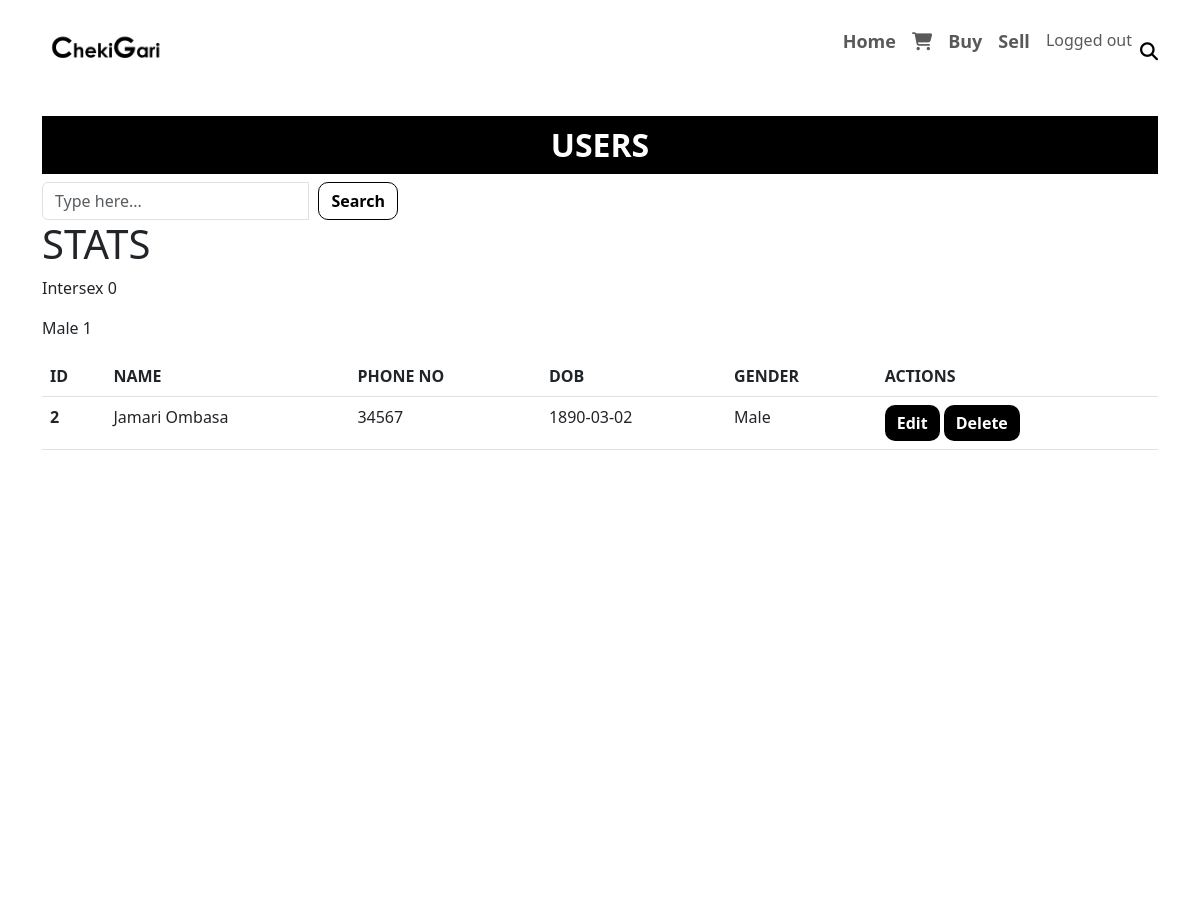
The app's page /viewdata/ (upper part), older data.
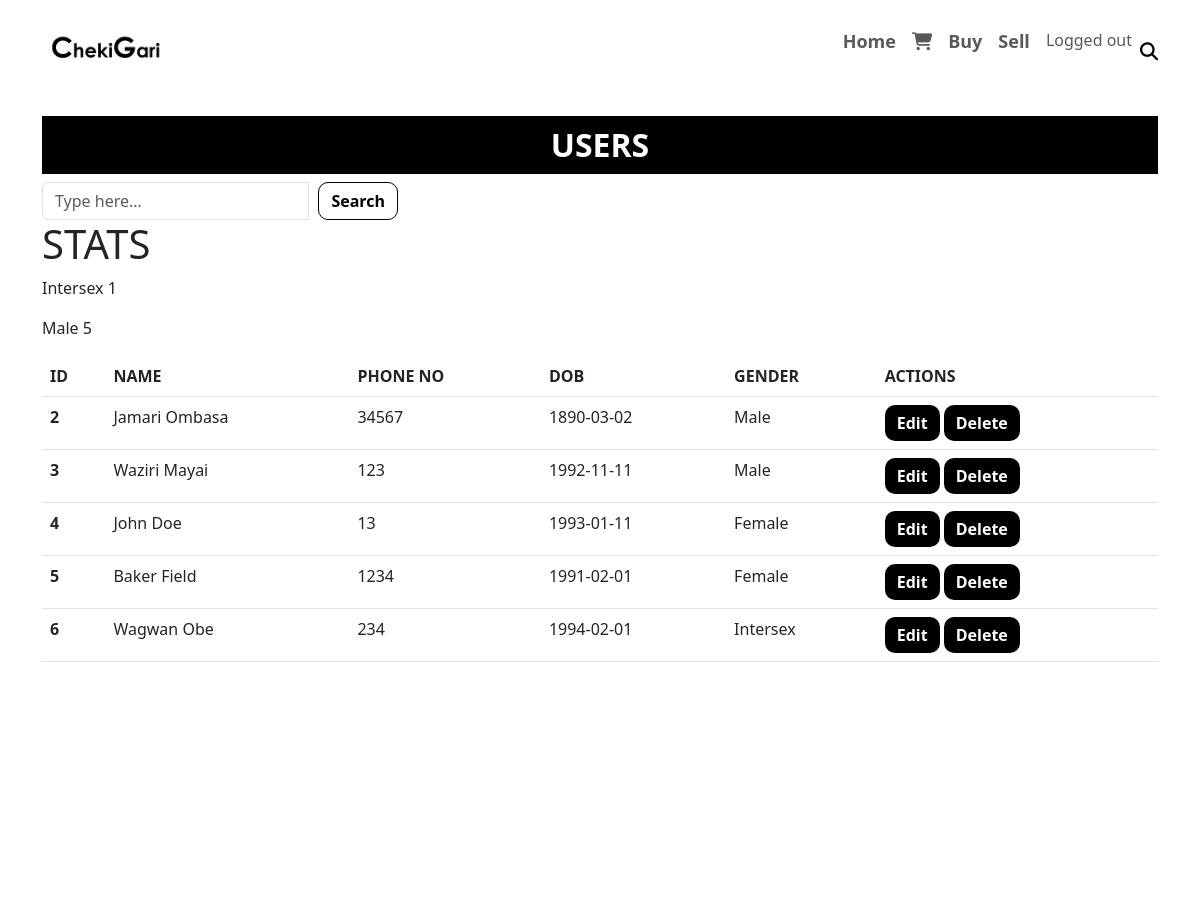
The same page, newer data.
### chekigari/models.py (models this page shows, shortened)
class Users(models.Model):
    fname = models.CharField(max_length=25, blank=False, null=False)
    onames = models.CharField(max_length=25, blank=False, null=False)
    phone = models.IntegerField()
    dob = models.CharField(max_length=25, blank=False, null=False)
    email = models.EmailField()
    country = models.CharField(max_length=25, blank=False, null=False)
    gender = models.CharField(max_length=6, blank=False, null=False)

### chekigari/views.py (the view)
# urls.py: path('viewdata/', views.viewdata, name='viewdata'),
def viewdata(request):
    data = Users.objects.all()
    intersex = Users.objects.filter(gender="Intersex").count()
    male = Users.objects.all().count()
    context = {"data": data, "intersex": intersex, "male": male}
    return render(request, 'view.html', context)

### chekigari/templates/view.html (shortened to what this page needs)
{% extends 'index.html' %}
{% load static %}
{% block below-main %}
    <div class="container" style="height: 100vh">
    <h2 style="text-align: center; font-weight: 600; margin-top: 20px; color: white; padding: 10px 0px; background-color: black">USERS</h2>
        <div class="row">
            <div class="col-md-4">
              <form>
                <div class="input-group">
                  <input type="search" class="form-control" placeholder="Type here..." size="50">
                  <div class="input-group-append">
                    <button class="btn btn-primary" type="button" style="margin-left: 10px;">Search</button>
                  </div>
                </div>
              </form>
            </div>
        </div>
    <h1>STATS</h1>
    <p>Intersex {{ intersex }}</p>
    <p>Male {{ male }}</p>
        <div class="table-responsive">
            <table class="table table-hover">
          <thead>
            <tr>
              <th>ID</th>
              <th>NAME</th>
              <th>PHONE NO</th>
              <th>DOB</th>
              <th>GENDER</th>
              <th colspan="2">ACTIONS</th>
            </tr>
          </thead>
          <tbody>
          {% for d in data  %}
            <tr>
              <th>{{ d.id }}</th>
              <td>{{ d.fname }} {{ d.onames }}</td>
              <td>{{ d.phone }}</td>
              <td>{{ d.dob }}</td>
              <td>{{ d.gender }}</td>
              <td class="actionBtns">
                  <a href="/edituser/{{ d.id }}" class="btn btn-warning" type="button">
                      Edit
                  </a>
                    <button type="button" class="btn btn-danger" data-toggle="modal" data-target="#centeredModal">
                      Delete
                    </button>
              </td>
            </tr>
          {% endfor %}
          </tbody>
        </table>
        </div>
    </div>
{% endblock %}

Row changes from the older to the newer data that the page shows:
added Users: id "3", fname "Waziri", onames "Mayai", phone "123", dob "1992-11-11", gender "Male"
added Users: id "4", fname "John", onames "Doe", phone "13", dob "1993-01-11", gender "Female"
added Users: id "5", fname "Baker", onames "Field", phone "1234", dob "1991-02-01", gender "Female"
added Users: id "6", fname "Wagwan", onames "Obe", phone "234", dob "1994-02-01", gender "Intersex"
Text that changed along with them:
{{ intersex }}: "0" → "1"
{{ male }}: "1" → "5"
